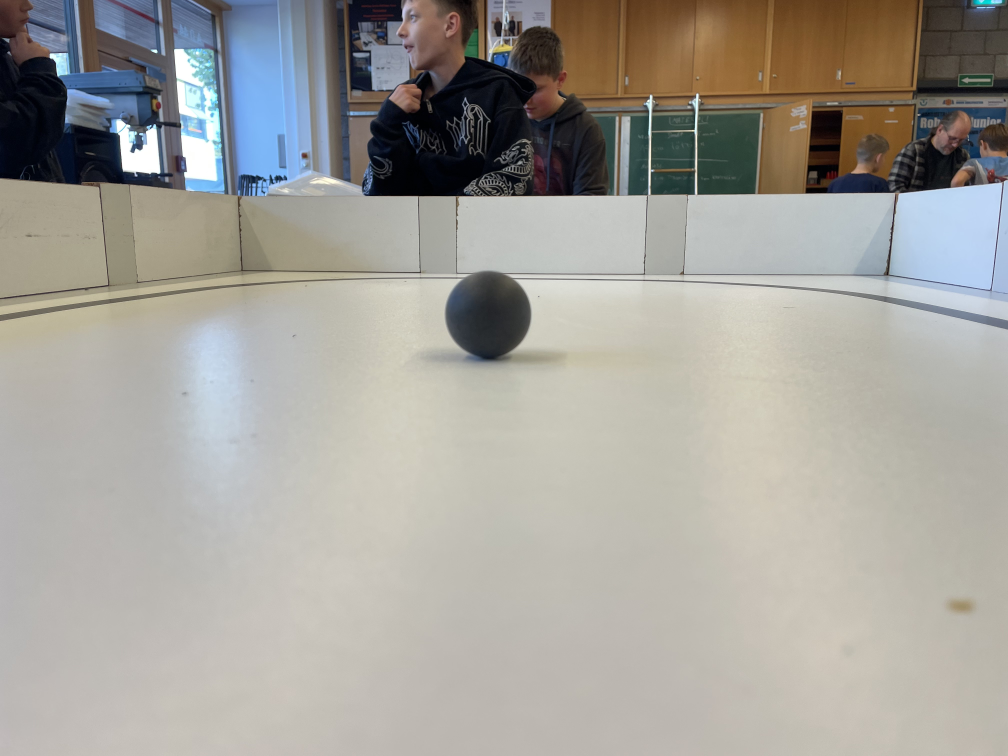
#> input picture Codes/RoboCup_Junior_Rescue/Trainingsdaten/dead_victim/IMG_3516.jpg, 4032 x 3024 px, given in place of the camera (shown at 1/4 size)
$ python face_detection_and_zoom.py
#> lines starting #> are read from the running program, lines starting #| are printed output that depends on the picture
print("start")

import cv2

camera = cv2.VideoCapture("/dev/video1")
#camera.set(cv2.CAP_PROP_FRAME_HEIGHT, 480)
#camera.set(cv2.CAP_PROP_FRAME_WIDTH, 640)

face_cascade = cv2.CascadeClassifier(cv2.data.haarcascades + "haarcascade_frontalface_default.xml")

last_faces = (0, 0, 250, 350)

cropp_factor_w = 0.7
cropp_factor_h = 0.5

output_window_w = 650
output_window_h = round(output_window_w * 0.75)
print(output_window_h)
print(output_window_w)

while True:
    ret, frame = camera.read()
#> frame is the input picture: shape (3024, 4032, 3); mean B, G, R 154.1, 160.4, 162.8
    if not ret:
        print("No camera")
        break
    #frame = cv2.flip(frame, 1)
    frame_h, frame_w = frame.shape[:2]
#> frame_h = 3024; frame_w = 4032
    frame_ratio_hw = frame_h / frame_w
#> frame_ratio_hw = 0.75

    gray = cv2.cvtColor(frame, cv2.COLOR_BGR2GRAY)
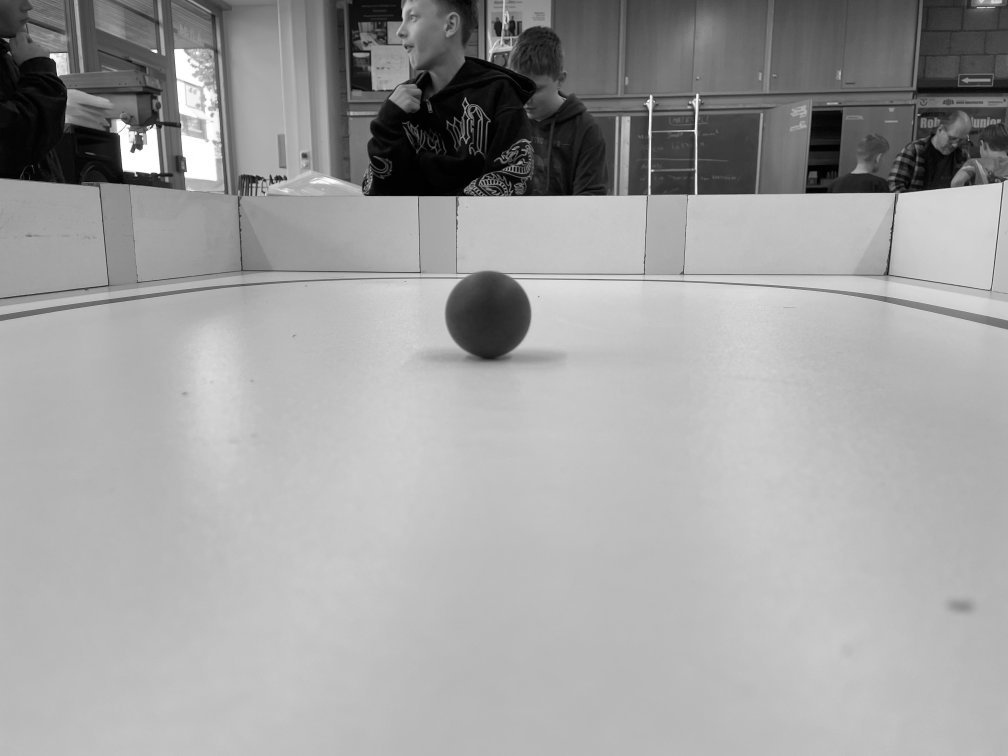
#> gray: shape (3024, 4032) (shown at 1/4 size); min 0, max 255, mean 160.4

    faces = face_cascade.detectMultiScale(gray, scaleFactor=1.1, minNeighbors=5, minSize=(30, 30))
#> faces = ()

    if len(faces) > 0:
        (x, y, w, h) = faces[0]
        last_faces = (x, y, w, h)
        cropped_face = frame[max(y-round(h*cropp_factor_h), 0) : min(y+h+round(h*cropp_factor_h), frame_h),   max(x-round(w*cropp_factor_w), 0) : min(x+w+round(w*cropp_factor_w), frame_w)]
        print("face detected and cropped")
    else:
        print("no face detected")
        cropped_face = frame[max(last_faces[1]-round(last_faces[3]*cropp_factor_h), 0) : min(last_faces[1]+last_faces[3]+round(last_faces[3]*cropp_factor_h), frame_h),   max(last_faces[0]-round(last_faces[2]*cropp_factor_w), 0) : min(last_faces[0]+last_faces[2]+round(last_faces[2]*cropp_factor_w), frame_w)]
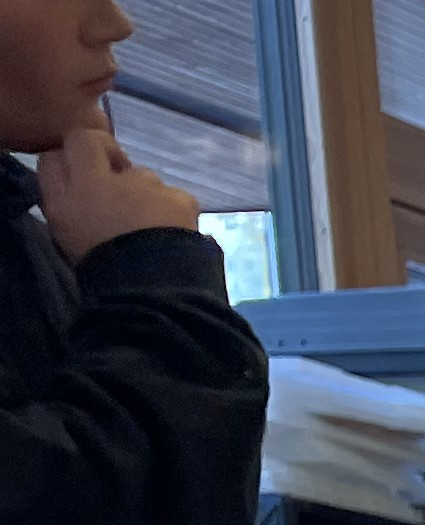
#> cropped_face: shape (525, 425, 3); mean B, G, R 82.6, 68.6, 64.1
        print(last_faces)
        print("cropped last_face")
    face_zoom =cv2.resize(cropped_face, (output_window_w, output_window_h))
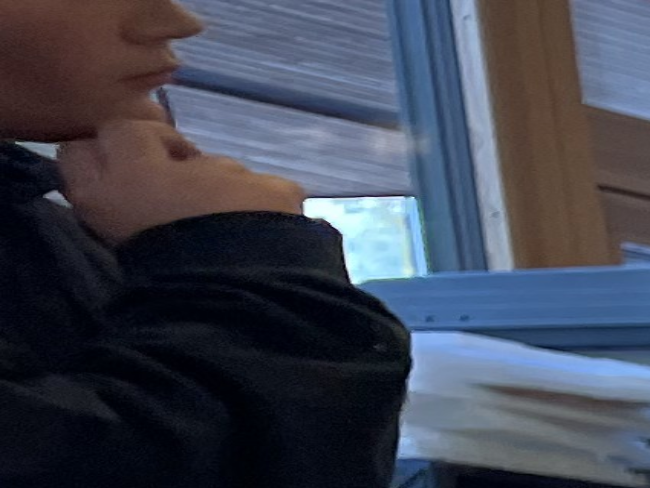
#> face_zoom: shape (488, 650, 3); mean B, G, R 82.4, 68.4, 63.9
    print("resized cropped_face")
    cv2.imshow("Gesicht", face_zoom)

    for (x, y, w, h) in faces:
        cv2.rectangle(frame, (x, y), (x+w, y+h), (0,255,0), 2)
#> this loop made 0 passes

    live_capture = cv2.resize(frame, (output_window_w, round(output_window_w * frame_ratio_hw)))
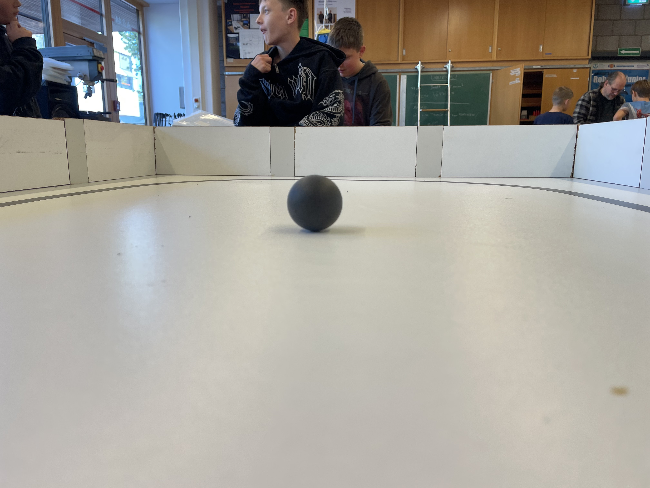
#> live_capture: shape (488, 650, 3); mean B, G, R 153.9, 160.3, 162.7
    cv2.imshow("Live capture", live_capture)

    if cv2.waitKey(1) & 0xFF == ord("q"):
#> (key q is pressed here)
        break


camera.release()
cv2.destroyAllWindows()

$ run again, on Codes/RoboCup_Junior_Rescue/Trainingsdaten/dead_victim/IMG_3517.jpg
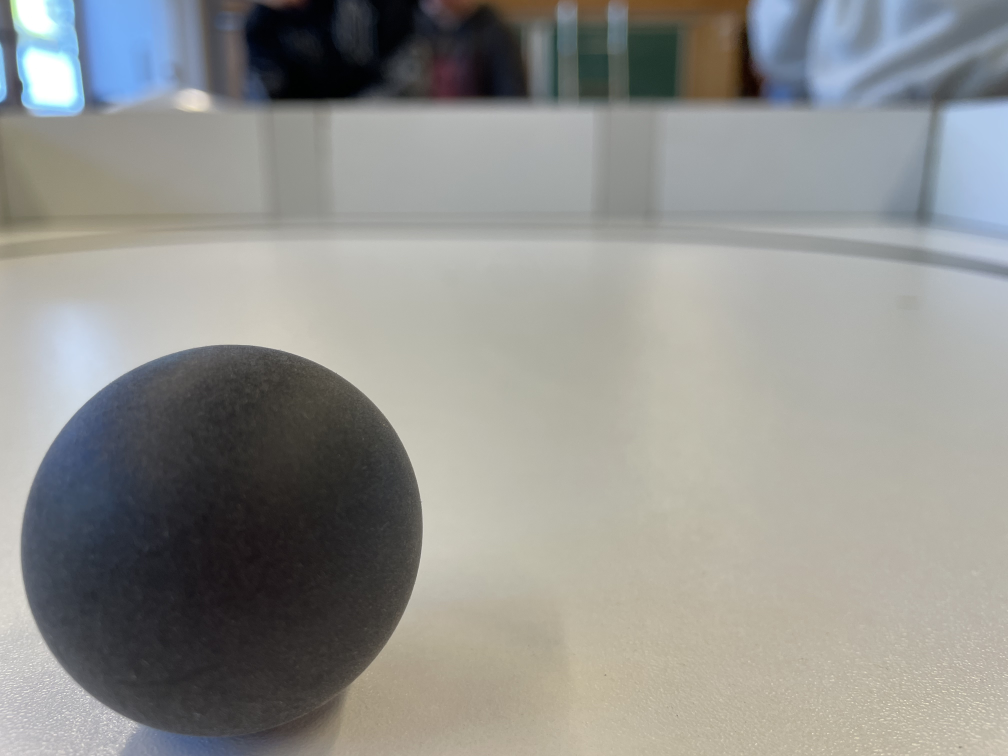
#> input picture Codes/RoboCup_Junior_Rescue/Trainingsdaten/dead_victim/IMG_3517.jpg, 4032 x 3024 px, given in place of the camera (shown at 1/4 size)
#> frame is the input picture: shape (3024, 4032, 3); mean B, G, R 142.2, 145.7, 145.4
#> `gray = cv2.cvtColor(frame, cv2.COLOR_BGR2GRAY)`:
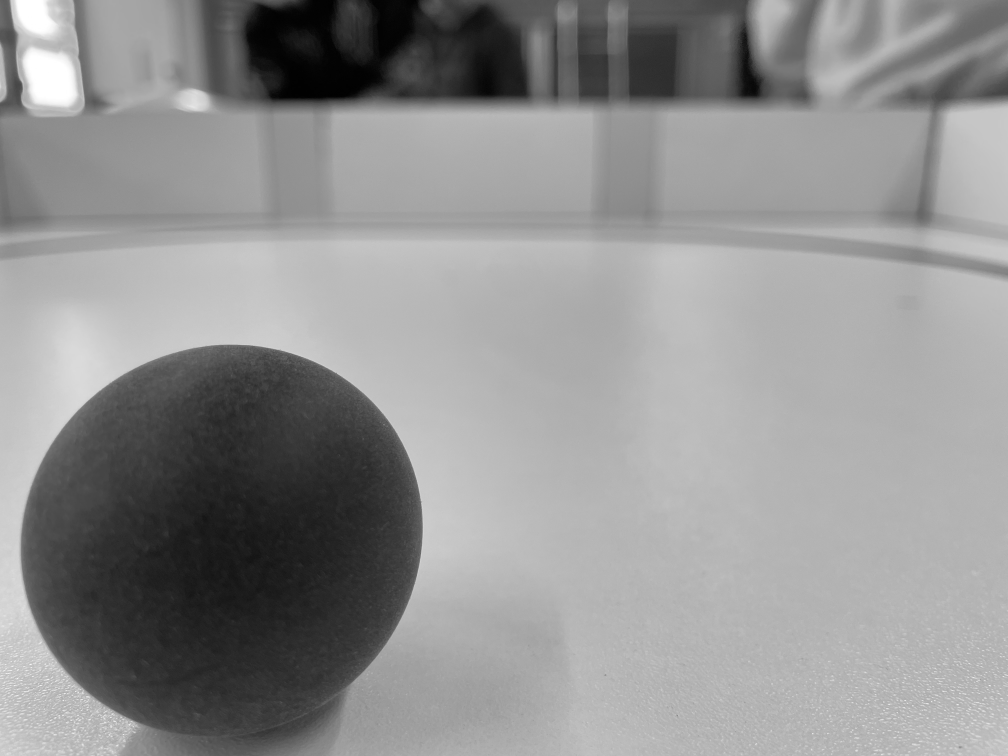
#> gray: shape (3024, 4032) (shown at 1/4 size); min 0, max 255, mean 145.2
#> faces = ()
#> `live_capture = cv2.resize(frame, (output_window_w, round(output_window..`:
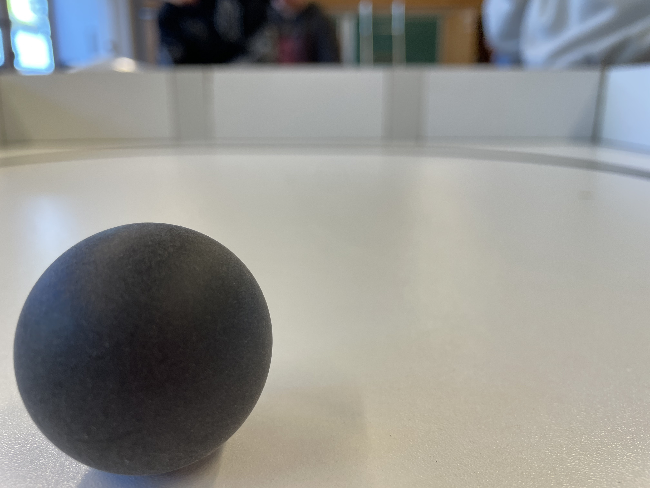
#> live_capture: shape (488, 650, 3); mean B, G, R 142.1, 145.6, 145.3

$ run again, on Codes/RoboCup_Junior_Rescue/Trainingsdaten/dead_victim/IMG_3518.jpg
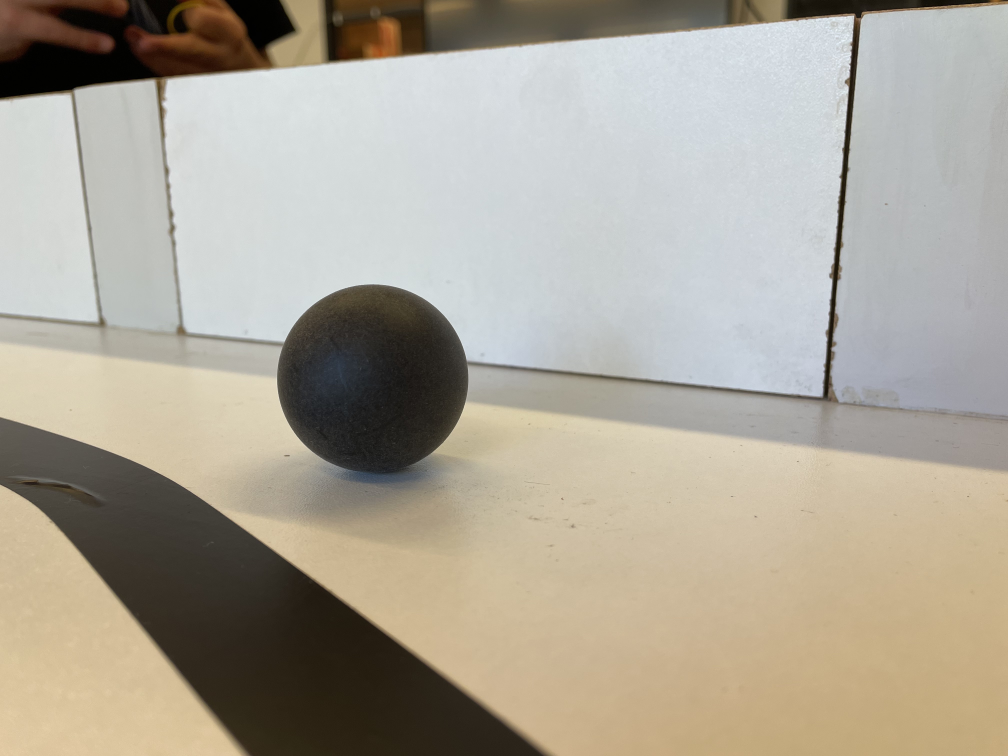
#> input picture Codes/RoboCup_Junior_Rescue/Trainingsdaten/dead_victim/IMG_3518.jpg, 4032 x 3024 px, given in place of the camera (shown at 1/4 size)
#> frame is the input picture: shape (3024, 4032, 3); mean B, G, R 152.5, 165.6, 171.9
#> `gray = cv2.cvtColor(frame, cv2.COLOR_BGR2GRAY)`:
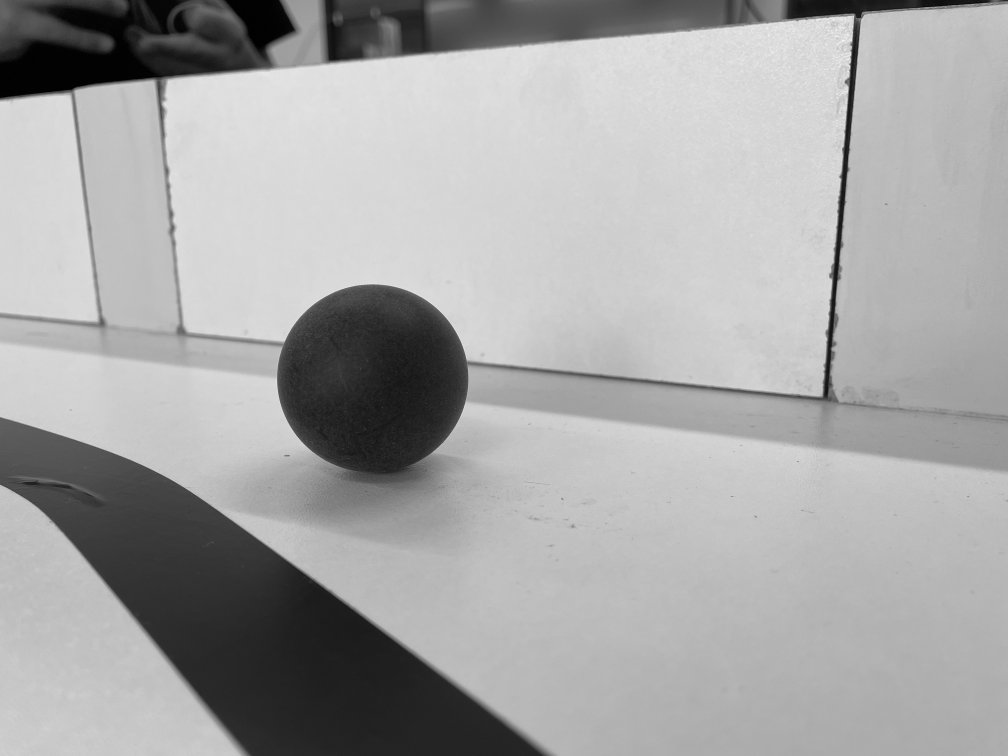
#> gray: shape (3024, 4032) (shown at 1/4 size); min 0, max 254, mean 166
#> faces = ()
#> `live_capture = cv2.resize(frame, (output_window_w, round(output_window..`:
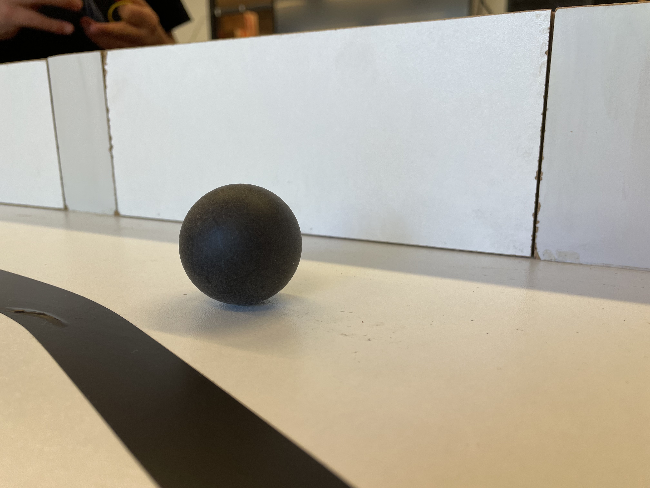
#> live_capture: shape (488, 650, 3); mean B, G, R 152.4, 165.5, 171.8

$ run again, on Codes/RoboCup_Junior_Rescue/Trainingsdaten/dead_victim/IMG_3519.jpg
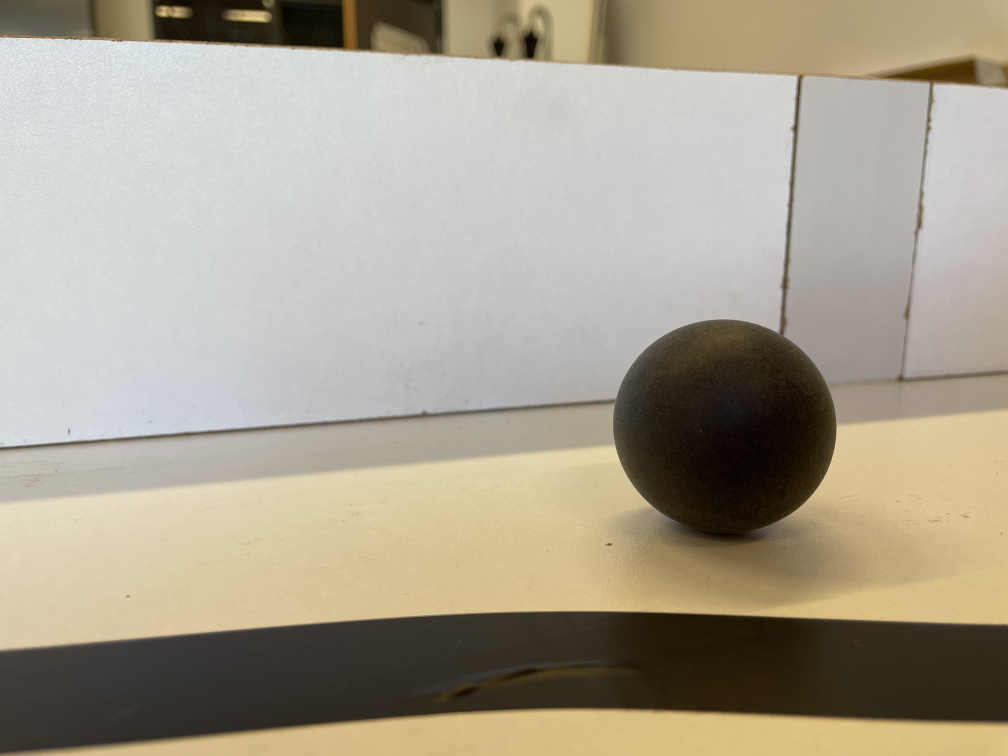
#> input picture Codes/RoboCup_Junior_Rescue/Trainingsdaten/dead_victim/IMG_3519.jpg, 4032 x 3024 px, given in place of the camera (shown at 1/4 size)
#> frame is the input picture: shape (3024, 4032, 3); mean B, G, R 144.3, 160.7, 168
#> `gray = cv2.cvtColor(frame, cv2.COLOR_BGR2GRAY)`:
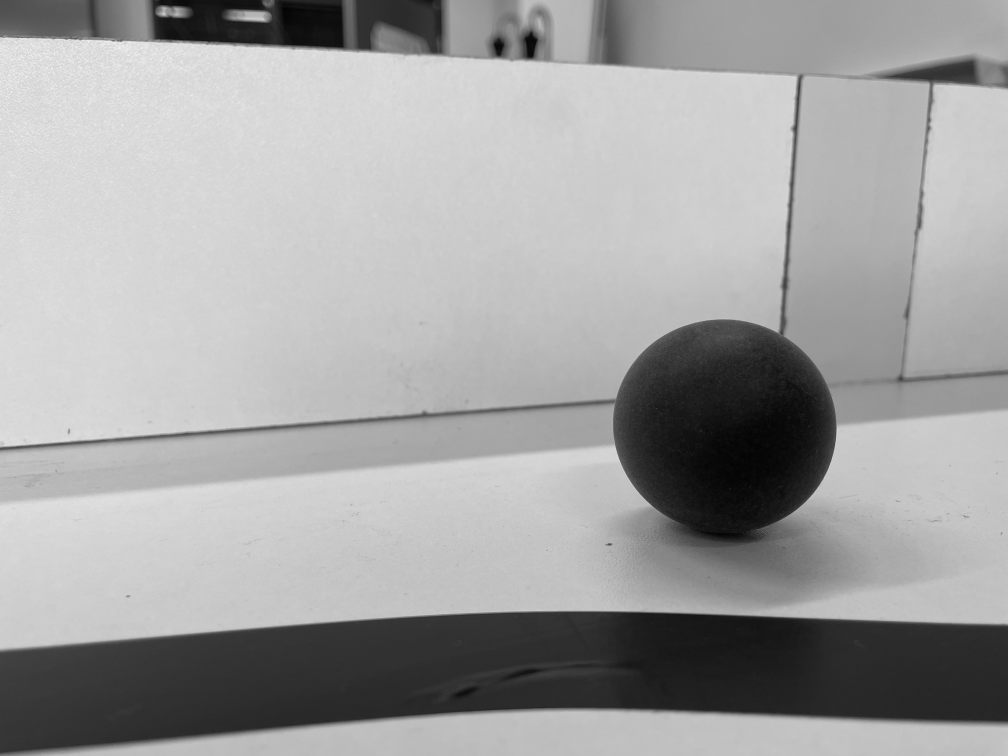
#> gray: shape (3024, 4032) (shown at 1/4 size); min 0, max 254, mean 161
#> faces = ()
#> `live_capture = cv2.resize(frame, (output_window_w, round(output_window..`:
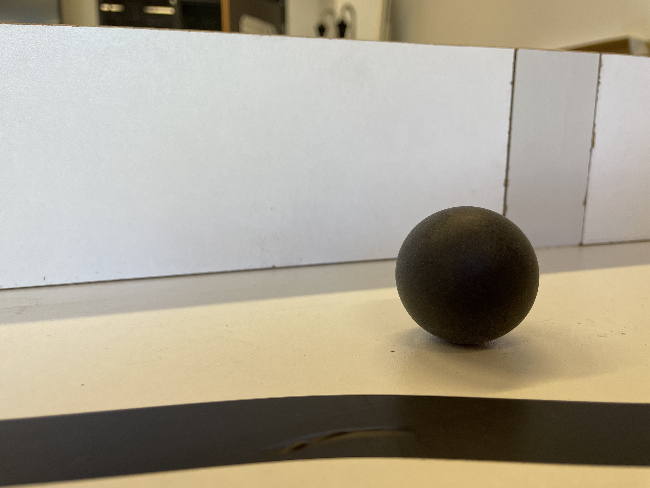
#> live_capture: shape (488, 650, 3); mean B, G, R 144.1, 160.6, 167.9
